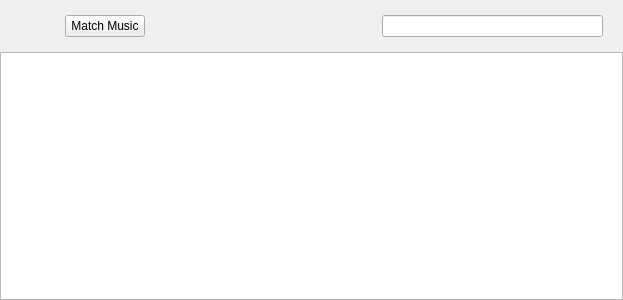
<?xml version="1.0" encoding="UTF-8"?>
<ui version="4.0">
 <class>MuLocalMusicTableAreaUI</class>
 <widget class="QWidget" name="MuLocalMusicTableAreaUI">
  <property name="geometry">
   <rect>
    <x>0</x>
    <y>0</y>
    <width>623</width>
    <height>300</height>
   </rect>
  </property>
  <property name="windowTitle">
   <string>Form</string>
  </property>
  <property name="styleSheet">
   <string notr="true"/>
  </property>
  <layout class="QVBoxLayout" name="verticalLayout">
   <property name="spacing">
    <number>15</number>
   </property>
   <property name="leftMargin">
    <number>0</number>
   </property>
   <property name="topMargin">
    <number>15</number>
   </property>
   <property name="rightMargin">
    <number>0</number>
   </property>
   <property name="bottomMargin">
    <number>0</number>
   </property>
   <item>
    <widget class="QWidget" name="widget_2" native="true">
     <property name="styleSheet">
      <string notr="true"/>
     </property>
     <layout class="QHBoxLayout" name="localTableLayout">
      <property name="spacing">
       <number>15</number>
      </property>
      <property name="leftMargin">
       <number>30</number>
      </property>
      <property name="topMargin">
       <number>0</number>
      </property>
      <property name="rightMargin">
       <number>20</number>
      </property>
      <property name="bottomMargin">
       <number>0</number>
      </property>
      <item>
       <widget class="MuPlayAddButton" name="widget" native="true">
        <property name="minimumSize">
         <size>
          <width>20</width>
          <height>0</height>
         </size>
        </property>
       </widget>
      </item>
      <item>
       <widget class="QPushButton" name="localMatchBtn">
        <property name="text">
         <string>Match Music</string>
        </property>
       </widget>
      </item>
      <item>
       <spacer name="horizontalSpacer">
        <property name="orientation">
         <enum>Qt::Horizontal</enum>
        </property>
        <property name="sizeHint" stdset="0">
         <size>
          <width>214</width>
          <height>20</height>
         </size>
        </property>
       </spacer>
      </item>
      <item>
       <widget class="MuSearchBox" name="localSearchLocalMusicBox"/>
      </item>
     </layout>
    </widget>
   </item>
   <item>
    <widget class="MuTableView" name="localMusicTableView"/>
   </item>
  </layout>
 </widget>
 <customwidgets>
  <customwidget>
   <class>MuSearchBox</class>
   <extends>QLineEdit</extends>
   <header>MuSmallControls.h</header>
  </customwidget>
  <customwidget>
   <class>MuTableView</class>
   <extends>QTableView</extends>
   <header>MuTableview.h</header>
  </customwidget>
  <customwidget>
   <class>MuPlayAddButton</class>
   <extends>QWidget</extends>
   <header>MuSmallControls.h</header>
   <container>1</container>
  </customwidget>
 </customwidgets>
 <resources/>
 <connections/>
</ui>
